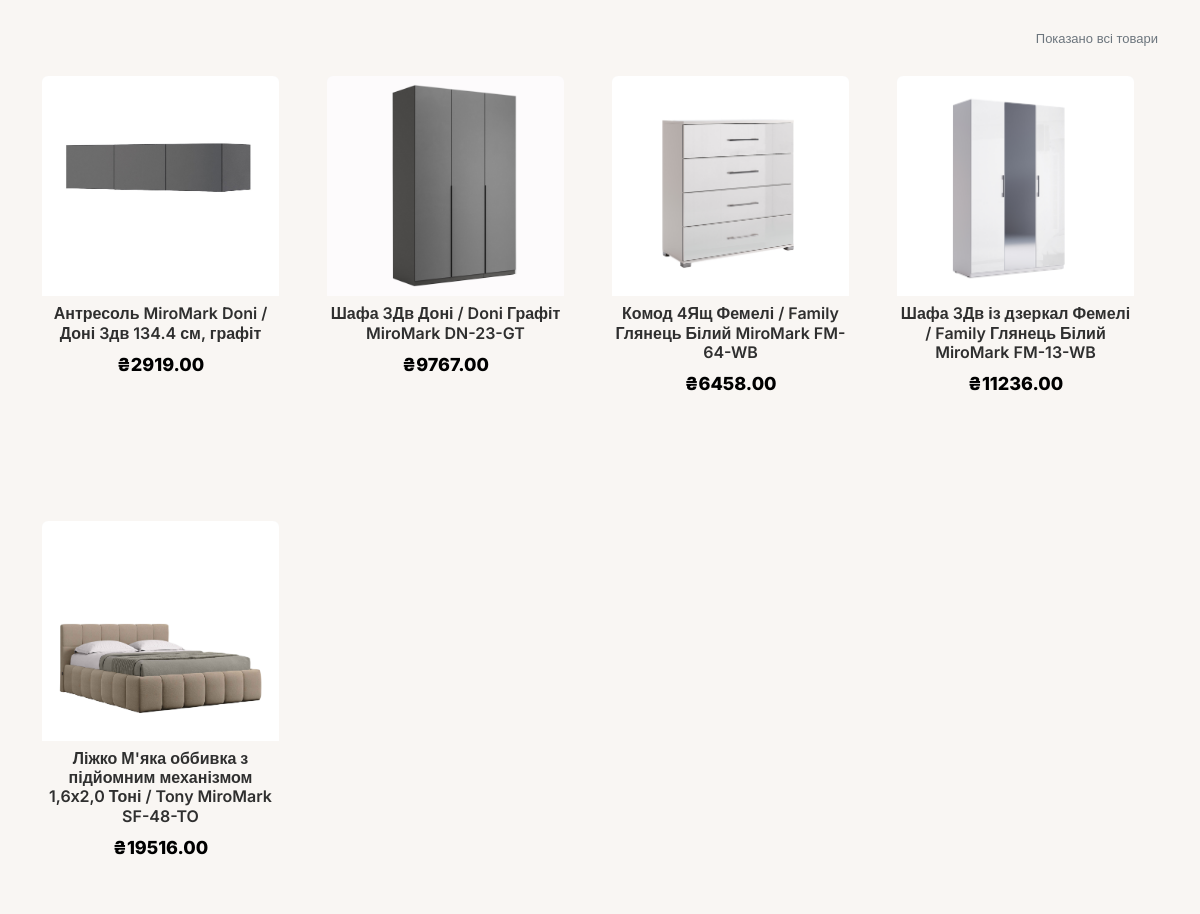
The page /shop (middle part) on the database as committed earlier.
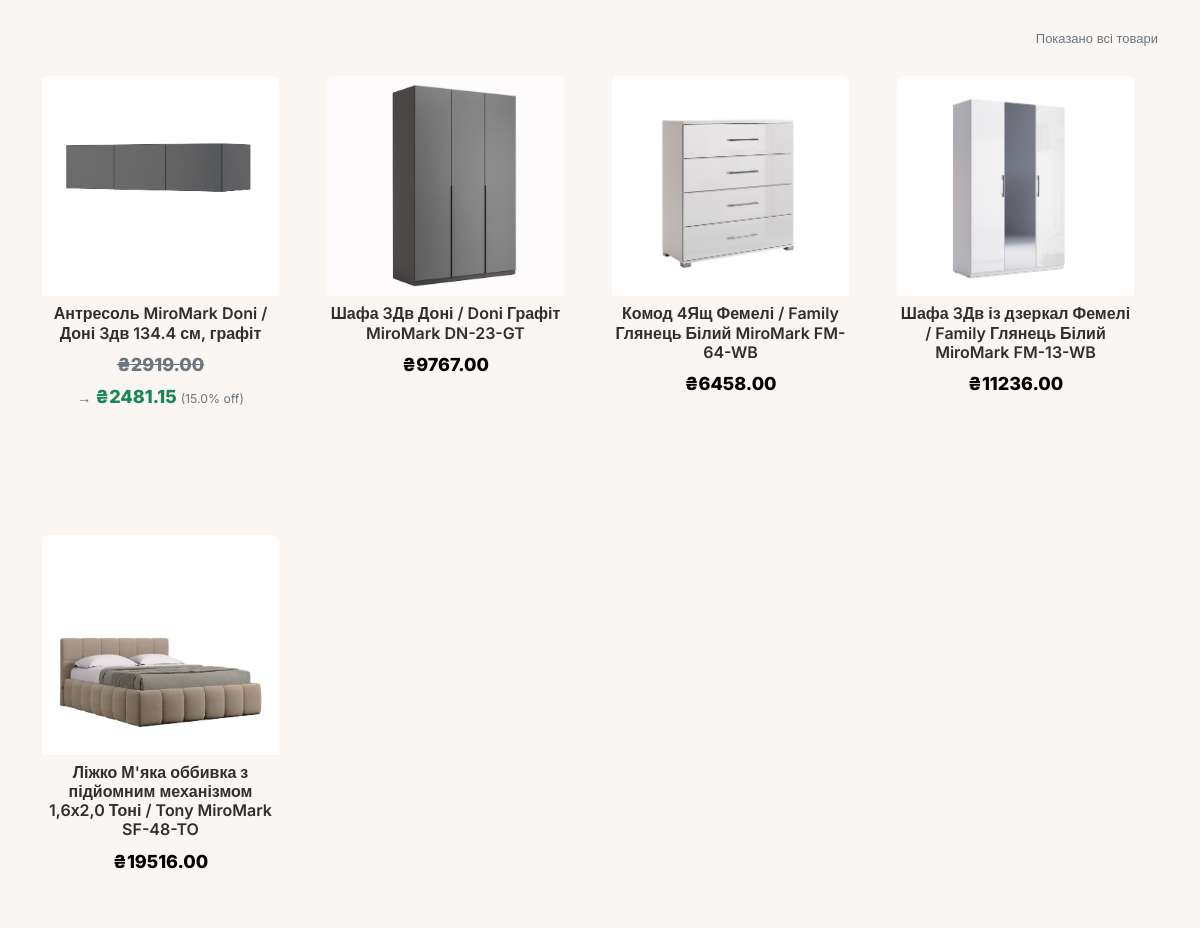
The same page on the database as committed later.
### models/models.py (models this page shows, shortened)
class Product(Base):
    __tablename__ = "products"
    id = Column(Integer, primary_key=True)
    name = Column(String(255), nullable=False)
    description = Column(Text, default="")
    price = Column(Float, default=0.0, nullable=False)  # базовая цена
    discount_percent = Column(Float, default=0.0, nullable=False)
    preview = Column(String(512), nullable=True)  # путь к превью/файлу
    category_id = Column(Integer, ForeignKey("categories.id"), nullable=True)
    attributes = Column(Text, default="")
    created_at = Column(DateTime, default=datetime.utcnow)
    updated_at = Column(DateTime, default=datetime.utcnow, onupdate=datetime.utcnow)
    category = relationship("Category", back_populates="products")
    images = relationship(
        "ProductImage", back_populates="product", cascade="all, delete-orphan"
    )

### main.py (the view)
@app.route("/shop")
def shop():
    db = SessionLocal()
    try:
        selected_category = request.args.get("category", "all")
        products = (
            db.query(Product)
            .options(joinedload(Product.images), joinedload(Product.category))
            .order_by(Product.id.desc())
            .all()
        )
        categories = get_all_categories()
        return render_template(
            "shop.html",
            products=products,
            categories=categories,
            selected_category=selected_category,
        )
    finally:
        db.close()

### database/db.py (called while the page is built)
def get_all_categories():
    db = SessionLocal()
    try:
        categories = db.query(Category).order_by(Category.name).all()
        return categories
    finally:
        db.close()

### main.py (called while the page is built)
@app.context_processor
def inject_urls():
    return {
        "urls": {
            "delete_category": url_for("categories.delete_category"),
            "add_category": url_for("categories.add_category"),
        }
    }

### templates/shop.html (shortened to what this page needs)
<!doctype html>
<html lang="en">
<head>
  <link href="{{url_for('static', filename='css/bootstrap.min.css')}}" rel="stylesheet">
  <link href="https://cdnjs.cloudflare.com/ajax/libs/font-awesome/6.0.0-beta3/css/all.min.css" rel="stylesheet">
  <link href="{{url_for('static', filename='css/tiny-slider.css')}}" rel="stylesheet">
  <link href="{{url_for('static', filename='css/style.css')}}" rel="stylesheet">
  <link href="{{url_for('static', filename='css/shop.css')}}" rel="stylesheet">
</head>
<body>
  <div class="untree_co-section product-section before-footer-section">
    <div class="container">
      <div class="row mb-4 align-items-center controls-row">
        <div class="col-12 text-end mt-2">
          <small class="text-muted" id="resultsCount">Показано всі товари</small>
        </div>
      </div>
      <div class="row" id="productsRow">
  {% if products and products|length > 0 %}
    {% for p in products %}
      {% set img_src = p.preview %}
      {% if (not img_src) and p.images and p.images|length > 0 %}
        {% set img_src = p.images[0].path %}
      {% endif %}
      {% set discount = p.discount_percent or 0 %}
      {% set price_with_discount = (p.price * (1 - (discount / 100.0))) if discount else p.price %}
      <div class="col-12 col-md-4 col-lg-3 mb-5 product-col"
           data-category="{{ (p.category.name if p.category else '')|lower }}"
           data-price="{{ '%.2f' % price_with_discount }}">
        <a class="product-item d-block text-decoration-none" href="{{ url_for('product_info', product_id=p.id) }}">
          <div class="product-thumb">
            {% if img_src %}
              <img
                src="{{ url_for('static', filename=img_src[7:] if img_src.startswith('static/') else img_src) }}"
                class="img-fluid product-thumbnail"
                alt="{{ p.name }}">
            {% else %}
              <div class="product-thumb-placeholder">Немає фото</div>
            {% endif %}
          </div>
          <div class="product-content mt-2">
            <h3 class="product-title mb-2">{{ p.name }}</h3>
            {% if discount and discount|float > 0 %}
              <div class="d-flex flex-column">
                <strong class="product-price text-muted" style="text-decoration:line-through;">₴{{ '%.2f' % p.price }}</strong>
                <div class="product-discount mt-1">→ <strong class="text-success">₴{{ '%.2f' % price_with_discount }}</strong> <small class="text-muted">({{ discount }}% off)</small></div>
              </div>
            {% else %}
              <strong class="product-price" style="color:black;">₴{{ '%.2f' % p.price }}</strong>
            {% endif %}
          </div>
        </a>
      </div>
    {% endfor %}
  {% else %}
    <div class="col-12">
      <p class="text-center">Товари не знайдені.</p>
    </div>
  {% endif %}
</div>
      </div>
    </div>
</body>
</html>

### static/css/style.css (style rules this page uses)
html, body { overflow-x: hidden; width: 100%; }
body { overflow-x: hidden; position: relative; }
body { font-family: "Inter", sans-serif; font-weight: 400; line-height: 28px; color: #6a6a6a; font-size: 14px; background-color: #f9f6f3; }
a { text-decoration: none; -webkit-transition: .3s all ease; -o-transition: .3s all ease; transition: .3s all ease; color: #2f2f2f; text-decoration: underline; }
.product-section { padding: 7rem 0; }
.product-section .product-item { text-align: center; text-decoration: none; display: block; position: relative; padding-bottom: 50px; cursor: pointer; }
.product-section .product-item .product-thumbnail { margin-bottom: 30px; position: relative; top: 0; -webkit-transition: .3s all ease; -o-transition: .3s all ease; transition: .3s all ease; }
.product-section .product-item h3 { font-weight: 600; font-size: 16px; }
.product-section .product-item strong { font-weight: 800 !important; font-size: 18px !important; }
.product-section .product-item h3, .product-section .product-item strong { color: #2f2f2f; text-decoration: none; }
.product-section .product-item:before { bottom: 0; left: 0; right: 0; position: absolute; content: ""; background: #f2e8df; height: 0%; z-index: -1; border-radius: 10px; -webkit-transition: .3s all ease; -o-transition: .3s all ease; transition: .3s all ease; }
.before-footer-section { padding: 7rem 0 12rem 0 !important; }
.untree_co-section { padding: 7rem 0; }
.controls-row { align-items: center; gap: 12px; }
#resultsCount { display: inline-block; font-size: 13px; color: #6b6b6b; margin-top: 6px; }
.product-col { -webkit-transition: all .25s ease; transition: all .25s ease; }
.controls-row { align-items: center; gap: 12px; margin-bottom: 1rem; }
.product-col { transition: opacity .25s ease, transform .25s ease; }
#productsRow { display: flex; flex-wrap: wrap; gap: 1.5rem; }
.product-col { flex: 0 0 calc(25% - 1.5rem); max-width: calc(25% - 1.5rem); }
.controls-row { gap: 12px; }

### static/css/shop.css (style rules this page uses)
.product-thumb { width: 100%; height: 220px; display: block; overflow: hidden; border-radius: 6px 6px 0 0; background: #f5f5f5; position: relative; }
.product-thumb img.product-thumbnail { width: 100%; height: 100%; object-fit: cover; object-position: center center; display: block; }
.product-col .product-item { display: block; text-decoration: none; color: inherit; }
.product-thumbnail { max-width: none; height: auto; width: 100%; }

Rows that differ between the two databases and show on the page:
changed Product "Антресоль MiroMark Doni / Доні 3дв 134.4 см, графіт": price_with_discount (not shown) → "2481.15"; discount_percent (not shown) → "15.0"
